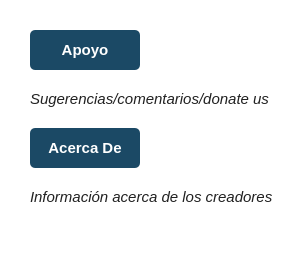
                       <widget class="QWidget" name="apoyo_about_us_page">
                        <property name="styleSheet">
                         <string notr="true">
QLabel {
    color: #1B4965;
    font-size: 15px;
    font-style: italic;
}

QWidget {
    background-color: white;
    font-family: 'Roboto', sans-serif;
    color: #212121; 
}

QPushButton {
    background-color: rgb(27, 73, 101);
    color: white;
    border: none;
    border-radius: 5px;
    font-size: 15px;
    font-weight: bold;
}

QPushButton:hover {
    background-color:
}

QPushButton:pressed {
    background-color: #163B52; 
}

QLineEdit {
    background-color: white; 
    border: 2px solid #BDBDBD;
    border-radius: 5px; 
    padding: 0 8px; 
    font-size: 15px;
    height: 40px;
    width: 230px;
}

QLineEdit:focus {
    border: 2px solid #1B4965; /* Color principal */
}

QPlainTextEdit {
    background-color: white; 
    border: 2px solid #BDBDBD;
    border-radius: 5px; 
    padding: 10px;
    font-size: 15px;
}

QPlainTextEdit:focus {
    border: 2px solid #1B4965; /* Color principal */
}

QRadioButton {
    font-size: 15px;
    spacing: 8px;
}

QRadioButton::indicator {
    width: 14px;
    height: 14px;
    border-radius: 9px;
    border: 2px solid #BDBDBD;
    background-color: #FAFAFA;
}

QRadioButton::indicator:checked {
    background-color: #1B4965; /* Color principal */
    border: 2px solid #1B4965;
}

QRadioButton::indicator:unchecked:hover {
    border: 2px solid #1B4965; /* Color principal */
}

QComboBox {
    background-color: white;
    border: 2px solid #BDBDBD;
    border-radius: 5px;
    padding: 5px;
    font-size: 15px;
    height: 40px;
}

QComboBox:focus {
    border: 2px solid #1B4965; /* Color principal */
}

QSpinBox {
    background-color: white;
    border: 2px solid #BDBDBD;
    border-radius: 5px;
    padding: 0 8px;
    font-size: 15px;
    height: 40px;
}

QSpinBox:focus {
    border: 2px solid #1B4965; /* Color principal */
}

/* Estilo para QGroupBox */
QGroupBox {
    border: 2px solid #BDBDBD;
    border-radius: 5px;
    margin-top: 10px;
    font-size: 15px;
    padding: 10px;
}

QGroupBox::title {
    subcontrol-origin: margin;
    subcontrol-position: top center;
    padding: 0 5px;
    background-color: #FAFAFA;
    color: #1B4965; 
    font-weight: bold;
    font-style: italic;
}

/* Estilo para QProgressBar */
QProgressBar {
    border: 2px solid #BDBDBD;
    border-radius: 5px;
    text-align: center;
    font-size: 15px;
    color: #212121; /* Color del texto */
    background-color: #FAFAFA; /* Color de fondo */
    height: 10px; /* Alto más pequeño */
}

QProgressBar::chunk {
    background-color: #1B4965; /* Color principal */
    border-radius: 5px;
    margin: 0px;
}
</string>
                        </property>
                        <layout class="QGridLayout" name="gridLayout_18">
                         <property name="leftMargin">
                          <number>30</number>
                         </property>
                         <property name="topMargin">
                          <number>30</number>
                         </property>
                         <property name="rightMargin">
                          <number>30</number>
                         </property>
                         <property name="bottomMargin">
                          <number>30</number>
                         </property>
                         <property name="horizontalSpacing">
                          <number>10</number>
                         </property>
                         <item row="0" column="0">
                          <layout class="QVBoxLayout" name="verticalLayout_28">
                           <property name="spacing">
                            <number>20</number>
                           </property>
                           <item>
                            <layout class="QVBoxLayout" name="verticalLayout_9">
                             <property name="spacing">
                              <number>20</number>
                             </property>
                             <item>
                              <widget class="QPushButton" name="suppor_button_settings">
                               <property name="sizePolicy">
                                <sizepolicy hsizetype="Fixed" vsizetype="Fixed">
                                 <horstretch>0</horstretch>
                                 <verstretch>0</verstretch>
                                </sizepolicy>
                               </property>
                               <property name="minimumSize">
                                <size>
                                 <width>110</width>
                                 <height>40</height>
                                </size>
                               </property>
                               <property name="text">
                                <string>Apoyo</string>
                               </property>
                              </widget>
                             </item>
                             <item>
                              <widget class="QLabel" name="label_2">
                               <property name="text">
                                <string>Sugerencias/comentarios/donate us</string>
                               </property>
                              </widget>
                             </item>
                            </layout>
                           </item>
                           <item>
                            <layout class="QVBoxLayout" name="verticalLayout_27">
                             <property name="spacing">
                              <number>20</number>
                             </property>
                             <item>
                              <widget class="QPushButton" name="about_us_button_settings">
                               <property name="sizePolicy">
                                <sizepolicy hsizetype="Fixed" vsizetype="Fixed">
                                 <horstretch>0</horstretch>
                                 <verstretch>0</verstretch>
                                </sizepolicy>
                               </property>
                               <property name="minimumSize">
                                <size>
                                 <width>110</width>
                                 <height>40</height>
                                </size>
                               </property>
                               <property name="text">
                                <string>Acerca De</string>
                               </property>
                              </widget>
                             </item>
                             <item>
                              <widget class="QLabel" name="label">
                               <property name="text">
                                <string>Información acerca de los creadores</string>
                               </property>
                              </widget>
                             </item>
                            </layout>
                           </item>
                           <item>
                            <spacer name="verticalSpacer_11">
                             <property name="orientation">
                              <enum>Qt::Vertical</enum>
                             </property>
                             <property name="sizeHint" stdset="0">
                              <size>
                               <width>20</width>
                               <height>40</height>
                              </size>
                             </property>
                            </spacer>
                           </item>
                          </layout>
                         </item>
                        </layout>
                       </widget>
